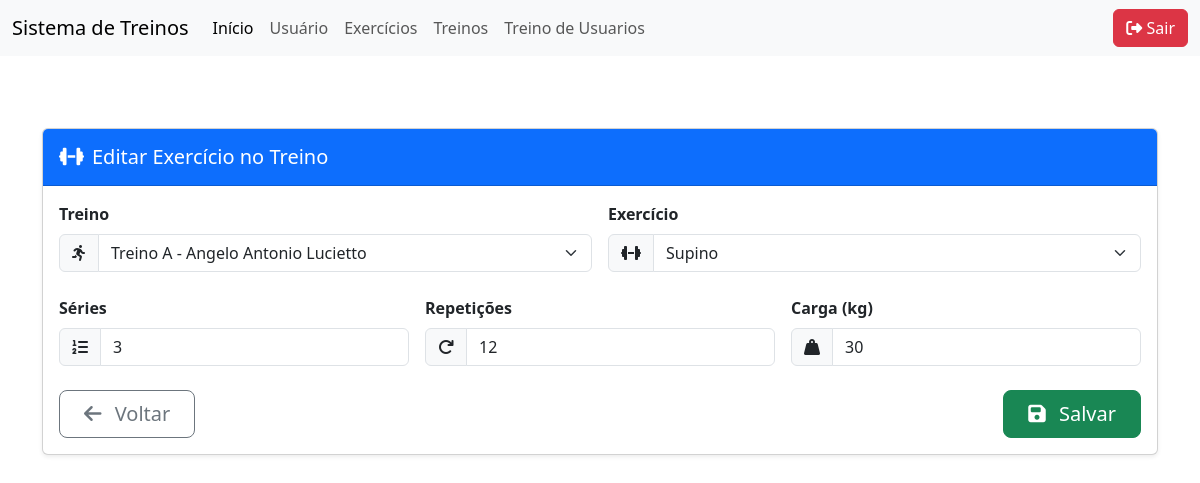
/treino_usuario/TreinoUsuarioForm.php?id_exercicio=1, run on the app's committed database.
### tables this page shows
CREATE TABLE IF NOT EXISTS `treino_exercicios` (
  `id` int NOT NULL AUTO_INCREMENT,
  `treino_id` int DEFAULT NULL,
  `exercicios_id` int DEFAULT NULL,
  `series` int DEFAULT NULL,
  `repeticoes` varchar(50) DEFAULT NULL,
  `carga` int DEFAULT NULL,
  PRIMARY KEY (`id`)
);

CREATE TABLE IF NOT EXISTS `treino` (
  `id` int NOT NULL AUTO_INCREMENT,
  `nome` varchar(100) DEFAULT NULL,
  `descricao` text,
  `usuario_id` int unsigned DEFAULT NULL,
  PRIMARY KEY (`id`)
);

CREATE TABLE IF NOT EXISTS `exercicios` (
  `id` int NOT NULL AUTO_INCREMENT,
  `nome` varchar(100) DEFAULT NULL,
  `categoria_id` int DEFAULT NULL,
  `equipamento` varchar(50) DEFAULT NULL,
  `nivel` varchar(60) DEFAULT NULL,
  `descricao` text,
  PRIMARY KEY (`id`)
);

### db.class.php (called while the page is built, shortened)
<?php
class db {
    private $host = "localhost";
    private $user = "root";
    private $password = "";
    private $dbname ="bancotrabalhopweb1";
    private $table_name;
    public function __construct($table_name){
        $this->table_name = $table_name;
        return $this->conn();
    }
    function conn(){
        try{
            $conn = new PDO(
                "mysql:host=$this->host;dbname=$this->dbname",
                $this->user,
                $this->password,
                [
                    PDO::ATTR_ERRMODE,
                    PDO::ERRMODE_EXCEPTION,
                    PDO::MYSQL_ATTR_INIT_COMMAND =>"SET NAMES utf8"
                ]
            );
            return $conn;
        } catch(PDOException $e){
            echo "Erro: ". $e->getMessage();
        }
    }
    public function all(){
        $conn = $this->conn();
        $sql = "SELECT * FROM $this->table_name";
        $st = $conn->prepare( $sql);
        $st->execute();
        return $st->fetchAll(PDO::FETCH_CLASS);
    }
    public function find($id){
        $conn = $this->conn();
        $sql = "SELECT * FROM $this->table_name WHERE id = ?";
        $st = $conn->prepare( $sql);
        $st->execute([$id]);
        return $st->fetchObject();
    }
}

### treino_usuario/TreinoUsuarioForm.php (the view, shortened to what this page needs)
<?php
include "../db.class.php";
include_once "../header.php";
$dbTreino = new db('treino');
$dbExercicio = new db('exercicios');
$dbUsuario = new db('usuario');
$dbTreinoEx = new db('treino_exercicios');
$treinos = $dbTreino->all();
$exercicios = $dbExercicio->all();
$usuarios = $dbUsuario->all();
$usuariosMap = [];
foreach ($usuarios as $usuario) {
    $usuariosMap[$usuario->id] = $usuario->nome;
}
$data = null;
$isEdit = false;
if (!empty($_GET['id_exercicio'])) {
    $data = $dbTreinoEx->find($_GET['id_exercicio']);
    $isEdit = true;
}
?>
<div class="container mt-4">
    <div class="card shadow-sm">
        <div class="card-header bg-primary text-white py-3">
            <h5 class="mb-0"><i class="fas fa-dumbbell me-2"></i><?= $isEdit ? 'Editar' : 'Adicionar' ?> Exercício no Treino</h5>
        </div>
        <div class="card-body">
            <form action="" method="post">
                <div class="row g-3 mb-4">
                    <div class="col-md-6">
                        <label class="form-label fw-bold">Treino</label>
                        <div class="input-group">
                            <span class="input-group-text"><i class="fas fa-running"></i></span>
                            <select name="treino_id" class="form-select" required>
                                <?php foreach($treinos as $treino) { ?>
                                    <option value="<?= $treino->id ?>"
                                        <?= isset($data->treino_id) && $data->treino_id == $treino->id ? 'selected' : '' ?>>
                                        <?= $treino->nome ?> - <?= $usuariosMap[$treino->usuario_id] ?? 'Usuário desconhecido' ?>
                                    </option>
                                <?php } ?>
                            </select>
                        </div>
                    </div>
                    <div class="col-md-6">
                        <label class="form-label fw-bold">Exercício</label>
                        <div class="input-group">
                            <span class="input-group-text"><i class="fas fa-dumbbell"></i></span>
                            <select name="exercicios_id" class="form-select" required>
                                <?php foreach($exercicios as $exercicio) { ?>
                                    <option value="<?= $exercicio->id ?>"
                                        <?= isset($data->exercicios_id) && $data->exercicios_id == $exercicio->id ? 'selected' : '' ?>>
                                        <?= $exercicio->nome ?>
                                    </option>
                                <?php } ?>
                            </select>
                        </div>
                    </div>
                </div>
                <div class="row g-3 mb-4">
                    <div class="col-md-4">
                        <label class="form-label fw-bold">Séries</label>
                        <div class="input-group">
                            <span class="input-group-text"><i class="fas fa-list-ol"></i></span>
                            <input type="number" name="series" class="form-control"
                                value="<?= $data->series ?? '' ?>" min="1" required>
                        </div>
                    </div>
                    <div class="col-md-4">
                        <label class="form-label fw-bold">Repetições</label>
                        <div class="input-group">
                            <span class="input-group-text"><i class="fas fa-redo"></i></span>
                            <input type="number" name="repeticoes" class="form-control"
                                value="<?= $data->repeticoes ?? '' ?>" min="1" required>
                        </div>
                    </div>
                    <div class="col-md-4">
                        <label class="form-label fw-bold">Carga (kg)</label>
                        <div class="input-group">
                            <span class="input-group-text"><i class="fas fa-weight-hanging"></i></span>
                            <input type="number" name="carga" class="form-control"
                                value="<?= $data->carga ?? '' ?>" min="0" step="0.5">
                        </div>
                    </div>
                </div>
                <div class="d-flex justify-content-between mt-4">
                    <a href="../treino_usuario/TreinoUsuarioList.php" class="btn btn-outline-secondary btn-lg px-4">
                        <i class="fas fa-arrow-left me-2"></i> Voltar
                    </a>
                    <button type="submit" class="btn btn-success btn-lg px-4">
                        <i class="fas fa-save me-2"></i> Salvar
                    </button>
                </div>
            </form>
        </div>
    </div>
</div>
<?php include_once "../footer.php"; ?>

### data on the page
treino_exercicios: treino_id "Treino A - Angelo Antonio Lucietto", exercicios_id "Supino", series "3", repeticoes "12", carga "30"
